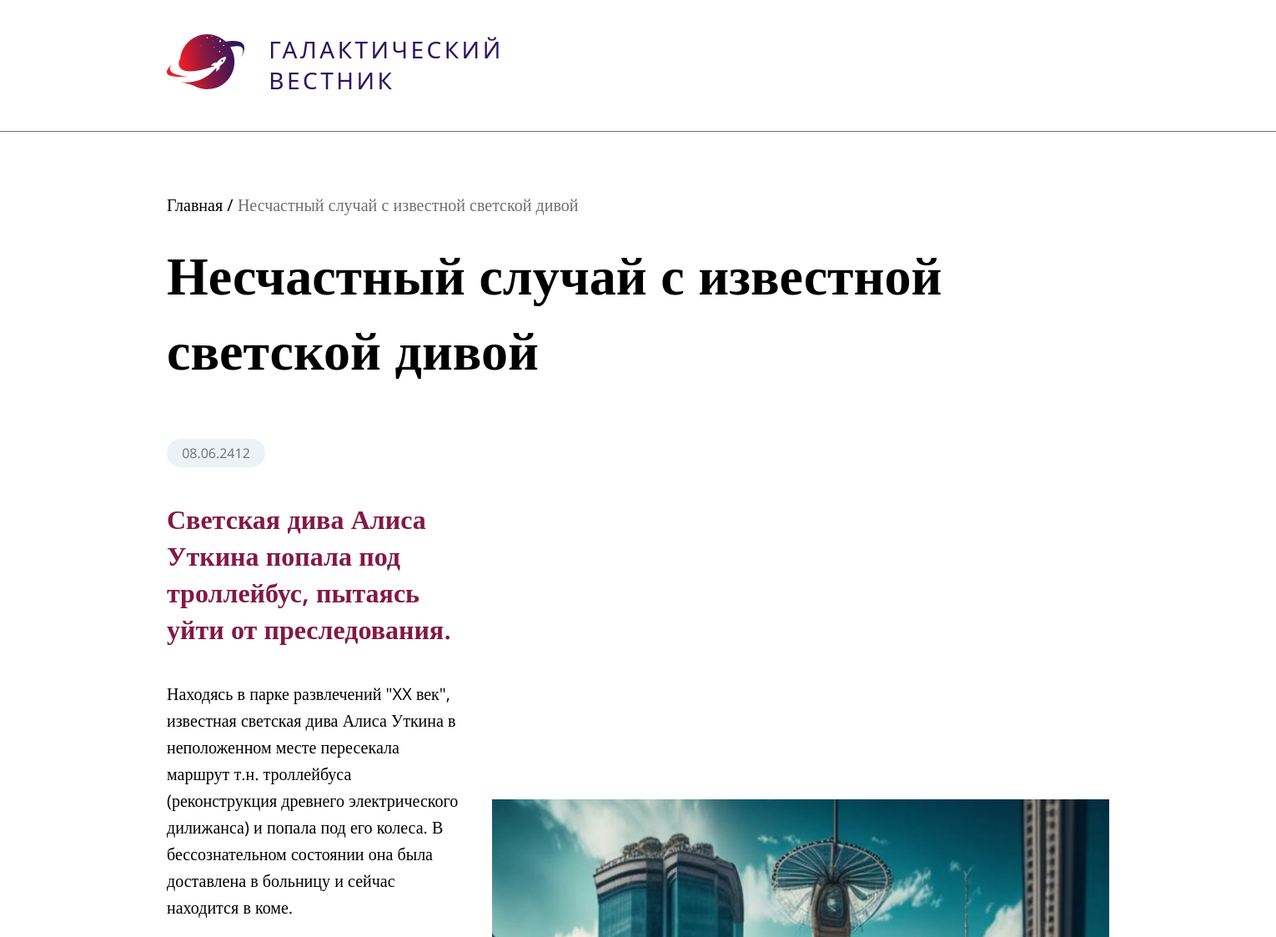
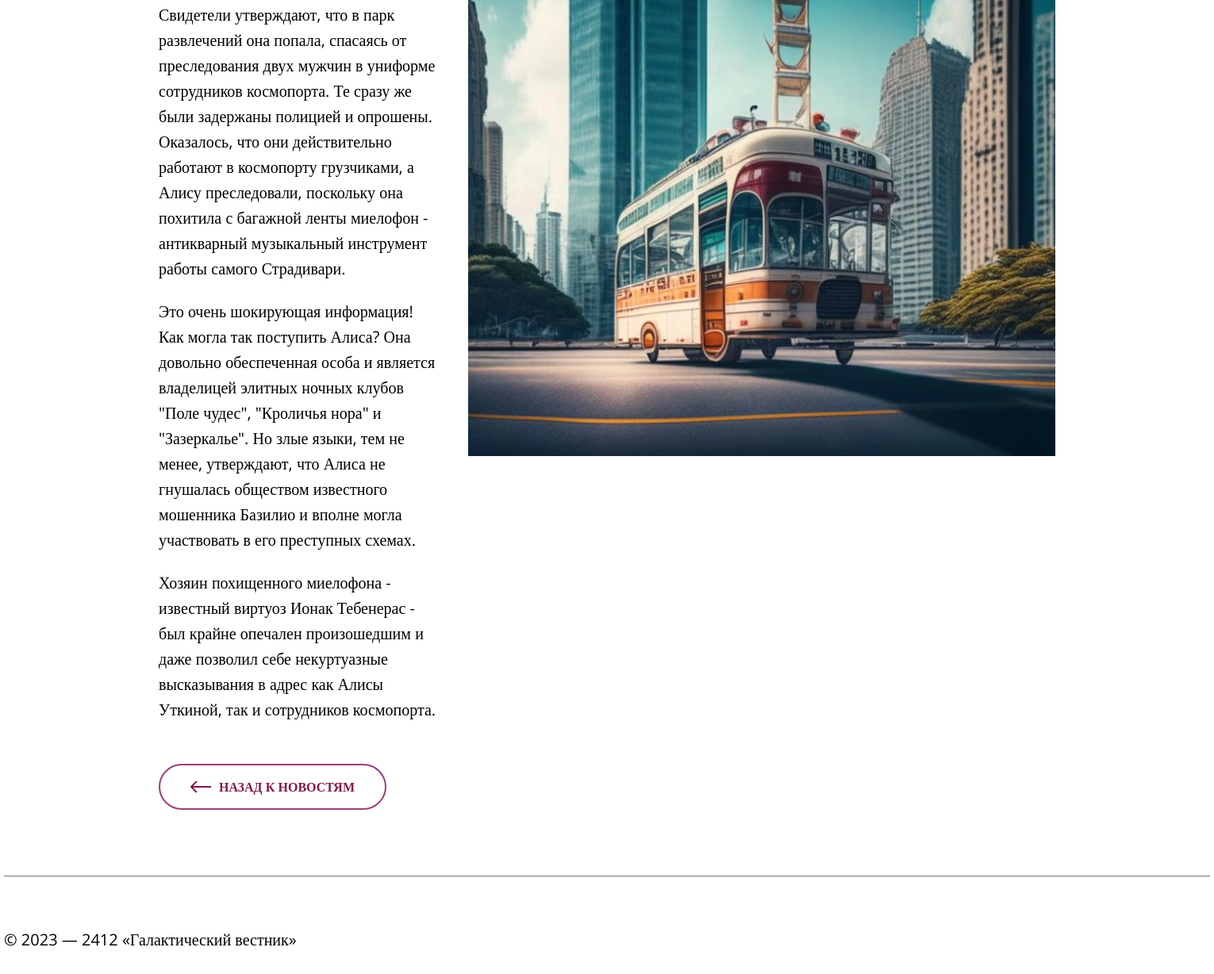
The app's page /articles?id=15 with its own data (2 pictures, top to bottom).
### tables this page shows
CREATE TABLE `news` (
  `id` int(11) unsigned NOT NULL AUTO_INCREMENT,
  `date` datetime NULL DEFAULT NULL,
  `title` varchar(250) NOT NULL DEFAULT '',
  `announce` text NULL DEFAULT NULL,
  `content` text NULL DEFAULT NULL,
  `image` varchar(250) NOT NULL DEFAULT '',
  PRIMARY KEY (`id`),
  KEY `id` (`id`),

  KEY `idx_news_date` (`date`));

### app/core/view.php (called while the page is built)
<?php
class View{
    function generate($content_view, $template_view, $data = null, $page = null){
        include 'app/views/'.$template_view;
    }
}

### app/controllers/articles.php (called while the page is built)
<?php
class Controller_Articles extends Controller{
    function __construct(){
        $this->model = new Model_Articles();
        $this->view = new View();
    }
    function info($id){
        $data = $this->model->getArticleData($id);
        $this->view->generate('articles.php', 'template.php', $data);
    }
}

### app/core/route.php (called while the page is built, shortened)
<?php
class Route{
    static function start()
    {
        include "app/models/articles.php";
        $query = $_SERVER['QUERY_STRING'];
        (!empty($query) && preg_match('/(id|page)=\d*/', $query)) ?
            $id = (int)explode('=', $query)[1] :
            Route::redirect();
        $controller = new $controller_name;
        $controller->info($id);
    }
}

### index.php (called while the page is built, shortened)
<?php
require_once 'app/core/view.php';
require_once 'app/core/route.php';
Route::start();

### app/models/articles.php (called while the page is built, shortened)
<?php
class Model_Articles {
    private $db;
    function __construct() {
        $host="localhost";
        $db = "news";
        $user="root";
        $pass="rootrootroot!";
        $this->db = new MySQLi($host, $user, $pass, $db);
        $this->db->set_charset('utf8mb4');
    }
    public function getArticleData($id){
        $result = $this->db->query("SELECT * FROM `news` WHERE id = '$id'");
        return $result->fetch_assoc();
    }
}

### app/views/articles.php (the view)
<?php
$data['date'] = date('d.m.Y', strtotime($data['date']));
echo "
<p class='articleInfoTop'>Главная / <a>$data[title]</a></p>
<section class='articleFull'>
    <h1 class='mainWord articleName'>$data[title]</h1>
    <div class='date'>$data[date]</div>
    <div class='compose'>
        <img class='sideArticleImg' src='public/images/$data[image]'>
        <div class='infoField'>
            <h2 class='announce'>$data[announce]</h2>
            $data[content]
        </div>
    </div>
    <a onclick='redirectPrevPage();' class='back linkable'><img class='arrowBack' src='public/icons/Arrow.svg'>Назад к новостям</a>
</section>
";
?>

### public/css/style.css (style rules this page uses)
body { font-family: "Open Sans"; font-style: normal; font-weight: 400; margin: 0px; font-size: 20px; line-height: 160%; --sideMargins: 200px; --anination-time: 0.23s ease-in-out; --brand-color: #841844; --body-text: #000000; --color1: #6c6e7b; }
h1 { font-style: normal; font-weight: 600; font-size: 64px; line-height: 140%; }
h2 { font-style: normal; font-weight: 600; font-size: 32px; line-height: 44px; }
p { margin: 0px; }
a.text, a { text-decoration: none; color: var(--brand-color); }
.mainWord { margin: 54.32px var(--sideMargins) 0px var(--sideMargins); }
.date { font-size: 16px; line-height: 22px; color: var(--color1); text-align: center; line-height: 34px; background: #ecf2f5; width: 118px; height: 34px; border-radius: 20px; margin: 0px; }
a.back, .article > button { margin-top: 30px; transition: all var(--anination-time); display: flex; flex-direction: row; justify-content: center; align-items: center; padding: 16px 41px; gap: 10px; width: 216px; height: 54px; border: 2px solid #9b407a; background-color: white; border-radius: 50px; order: 3; flex-grow: 0; font-style: normal; font-weight: 600; font-size: 16px; line-height: 22px; color: var(--brand-color); text-transform: uppercase; align-self: flex-end; position: absolute; bottom: 0px; }
.articleInfoTop { margin-top: 72.25px; margin-left: var(--sideMargins); margin-bottom: 21.86px; }
.articleInfoTop > a { color: var(--color1); }
.articleFull { display: inline-block; margin: 0px var(--sideMargins) 0px var(--sideMargins); }
.articleName { color: var(--body-text); margin: 0px 0px 63px 0px; }
h2.announce { margin-bottom: 40px; }
.compose { margin-top: 40px; display: flex; flex-wrap: nowrap; flex-direction: row-reverse; gap: 40px; }
.infoField > h2 { margin-top: 0px; color: var(--brand-color); }
.infoField > p { margin-bottom: 22px; }
.sideArticleImg { object-fit: contain; width: 740px; }
a.back { position: relative; width: 283px; height: 54px; padding: 0px; }
a.back > img { transform: scale(-1, -1); }
.linkable { transition: all var(--anination-time); }
.linkable > img { transition: all var(--anination-time); vertical-align: middle; }

### records on screen
news: title "Несчастный случай с известной светской дивой", image (picture), announce "Светская дива Алиса Уткина попала под троллейбус, пытаясь уйти от преследования.", content "Находясь в парке развлечений \"XX век\", известная светская дива Алиса Уткина в неположенном месте пересекала маршрут т.н. троллейбуса (реконструкция древнего электрического дилижанса) и попала под его колеса. В бессознательном состоянии она была доставлена в больницу и сейчас находится в коме. Свидетели утверждают, что в парк развлечений она попала, спасаясь от преследования двух мужчин в униформе сотрудников космопорта. Те сразу же были задержаны полицией и опрошены. Оказалось, что они действительно работают в космопорту грузчиками, а Алису преследовали, поскольку она похитила с багажной ленты миелофон - антикварный музыкальный инструмент работы самого Страдивари. Это очень шокирующая…"

### other values on screen
$data[date] "08.06.2412"
